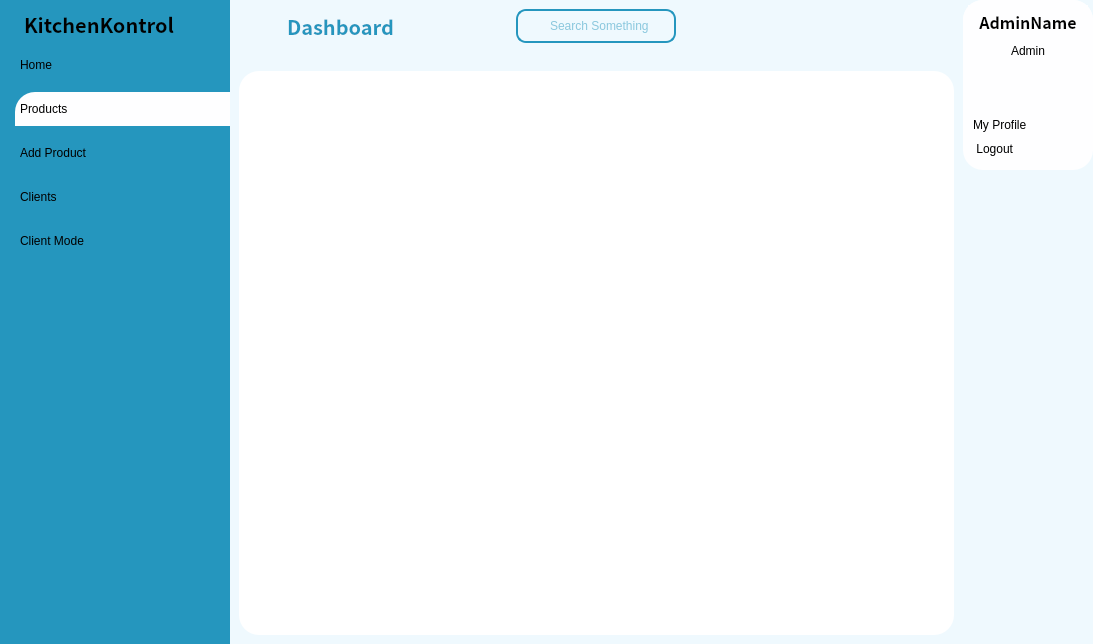
<?xml version="1.0" encoding="UTF-8"?>
<ui version="4.0">
 <class>MainWindow</class>
 <widget class="QMainWindow" name="MainWindow">
  <property name="geometry">
   <rect>
    <x>0</x>
    <y>0</y>
    <width>1093</width>
    <height>644</height>
   </rect>
  </property>
  <property name="sizePolicy">
   <sizepolicy hsizetype="Preferred" vsizetype="Preferred">
    <horstretch>0</horstretch>
    <verstretch>0</verstretch>
   </sizepolicy>
  </property>
  <property name="windowTitle">
   <string>MainWindow</string>
  </property>
  <property name="styleSheet">
   <string notr="true">*{
	color: #000;
	border: none;
}
#centralwidget{
	background-color: #eff9fe;

}
 #frame_11{
	background-color: #2596be;
}
QLineEdit{
	background: transparent;
	color: #2596be;
}
#searchFrame{
	border-radius: 10px;
	border: 2px solid #2596be;
}
#appHeader{
	color: #2596be;
}
#card1, #card2, #card3, #card4 {
	background-color: #fefeff;
	border-radius: 20px;
}
#pushButton, #pushButton_2{
	background-color: #2596be;
	color: #fff;
	border-radius: 10px;
}
#widget_4, #widget_5, #profileCont, #frame_15{
	background-color: #fefeff;
	border-radius: 20px;
}
#headerFrame{
	background-color: #fefeff;
}
#pushButton_3{
	background-color: #fefeff;
	padding: 10px 5px;
	text-align: left;
	border-top-left-radius: 20px ;
}
QPushButton{
	padding: 10px 5px;
	text-align: left;
}</string>
  </property>
  <widget class="QWidget" name="centralwidget">
   <layout class="QHBoxLayout" name="horizontalLayout">
    <property name="spacing">
     <number>0</number>
    </property>
    <property name="leftMargin">
     <number>0</number>
    </property>
    <property name="topMargin">
     <number>0</number>
    </property>
    <property name="rightMargin">
     <number>0</number>
    </property>
    <property name="bottomMargin">
     <number>0</number>
    </property>
    <item>
     <widget class="QCustomSlideMenu" name="leftMenu" native="true">
      <property name="minimumSize">
       <size>
        <width>230</width>
        <height>0</height>
       </size>
      </property>
      <property name="maximumSize">
       <size>
        <width>230</width>
        <height>16777215</height>
       </size>
      </property>
      <property name="styleSheet">
       <string notr="true">background-color: rgb(37, 150, 190);
border: none;</string>
      </property>
      <layout class="QVBoxLayout" name="verticalLayout_11">
       <property name="spacing">
        <number>0</number>
       </property>
       <property name="leftMargin">
        <number>15</number>
       </property>
       <property name="topMargin">
        <number>0</number>
       </property>
       <property name="rightMargin">
        <number>0</number>
       </property>
       <property name="bottomMargin">
        <number>0</number>
       </property>
       <item>
        <widget class="QFrame" name="frame_9">
         <property name="minimumSize">
          <size>
           <width>0</width>
           <height>0</height>
          </size>
         </property>
         <property name="frameShape">
          <enum>QFrame::StyledPanel</enum>
         </property>
         <property name="frameShadow">
          <enum>QFrame::Raised</enum>
         </property>
         <layout class="QVBoxLayout" name="verticalLayout_12">
          <property name="spacing">
           <number>0</number>
          </property>
          <property name="leftMargin">
           <number>0</number>
          </property>
          <property name="topMargin">
           <number>0</number>
          </property>
          <property name="rightMargin">
           <number>0</number>
          </property>
          <property name="bottomMargin">
           <number>0</number>
          </property>
          <item>
           <widget class="QFrame" name="frame_10">
            <property name="frameShape">
             <enum>QFrame::StyledPanel</enum>
            </property>
            <property name="frameShadow">
             <enum>QFrame::Raised</enum>
            </property>
            <layout class="QVBoxLayout" name="verticalLayout_13">
             <item>
              <widget class="QLabel" name="label_17">
               <property name="font">
                <font>
                 <family>Noto Sans CJK HK</family>
                 <pointsize>15</pointsize>
                 <weight>75</weight>
                 <bold>true</bold>
                </font>
               </property>
               <property name="text">
                <string>KitchenKontrol</string>
               </property>
              </widget>
             </item>
            </layout>
           </widget>
          </item>
          <item>
           <widget class="QFrame" name="frame_11">
            <property name="sizePolicy">
             <sizepolicy hsizetype="Preferred" vsizetype="Expanding">
              <horstretch>0</horstretch>
              <verstretch>0</verstretch>
             </sizepolicy>
            </property>
            <property name="frameShape">
             <enum>QFrame::StyledPanel</enum>
            </property>
            <property name="frameShadow">
             <enum>QFrame::Raised</enum>
            </property>
            <layout class="QVBoxLayout" name="verticalLayout_16">
             <property name="spacing">
              <number>0</number>
             </property>
             <property name="leftMargin">
              <number>0</number>
             </property>
             <property name="topMargin">
              <number>0</number>
             </property>
             <property name="rightMargin">
              <number>0</number>
             </property>
             <property name="bottomMargin">
              <number>0</number>
             </property>
             <item alignment="Qt::AlignTop">
              <widget class="QFrame" name="frame_12">
               <property name="frameShape">
                <enum>QFrame::StyledPanel</enum>
               </property>
               <property name="frameShadow">
                <enum>QFrame::Raised</enum>
               </property>
               <layout class="QVBoxLayout" name="verticalLayout_15">
                <property name="spacing">
                 <number>10</number>
                </property>
                <property name="leftMargin">
                 <number>0</number>
                </property>
                <property name="topMargin">
                 <number>0</number>
                </property>
                <property name="rightMargin">
                 <number>0</number>
                </property>
                <property name="bottomMargin">
                 <number>0</number>
                </property>
                <item>
                 <widget class="QPushButton" name="home_bttn">
                  <property name="styleSheet">
                   <string notr="true">padding: 10px 5px;

text-align:left;</string>
                  </property>
                  <property name="text">
                   <string>Home</string>
                  </property>
                  <property name="icon">
                   <iconset resource="res.qrc">
                    <normaloff>:/whiteIcons/resources/icons_white/home.svg</normaloff>:/whiteIcons/resources/icons_white/home.svg</iconset>
                  </property>
                  <property name="iconSize">
                   <size>
                    <width>24</width>
                    <height>24</height>
                   </size>
                  </property>
                 </widget>
                </item>
                <item>
                 <widget class="QPushButton" name="Products_bttn">
                  <property name="styleSheet">
                   <string notr="true">padding: 10px 5px;
background-color: #fefeff;
text-align:left;
border-top-left-radius:20px;</string>
                  </property>
                  <property name="text">
                   <string>Products</string>
                  </property>
                  <property name="icon">
                   <iconset resource="res.qrc">
                    <normaloff>:/blueIcons/resources/icons_blue/bar-chart.svg</normaloff>:/blueIcons/resources/icons_blue/bar-chart.svg</iconset>
                  </property>
                  <property name="iconSize">
                   <size>
                    <width>24</width>
                    <height>24</height>
                   </size>
                  </property>
                 </widget>
                </item>
                <item>
                 <widget class="QPushButton" name="NewProduct_bttn">
                  <property name="styleSheet">
                   <string notr="true">padding: 10px 5px;

text-align:left;</string>
                  </property>
                  <property name="text">
                   <string>Add Product</string>
                  </property>
                  <property name="icon">
                   <iconset resource="res.qrc">
                    <normaloff>:/whiteIcons/resources/icons_white/plus.svg</normaloff>:/whiteIcons/resources/icons_white/plus.svg</iconset>
                  </property>
                  <property name="iconSize">
                   <size>
                    <width>24</width>
                    <height>24</height>
                   </size>
                  </property>
                 </widget>
                </item>
                <item>
                 <widget class="QPushButton" name="Clients_bttn">
                  <property name="styleSheet">
                   <string notr="true">padding: 10px 5px;

text-align:left;</string>
                  </property>
                  <property name="text">
                   <string>Clients</string>
                  </property>
                  <property name="icon">
                   <iconset resource="res.qrc">
                    <normaloff>:/whiteIcons/resources/icons_white/user.svg</normaloff>:/whiteIcons/resources/icons_white/user.svg</iconset>
                  </property>
                  <property name="iconSize">
                   <size>
                    <width>24</width>
                    <height>24</height>
                   </size>
                  </property>
                 </widget>
                </item>
                <item>
                 <widget class="QPushButton" name="ClientMode_bttn">
                  <property name="styleSheet">
                   <string notr="true">padding: 10px 5px;

text-align:left;</string>
                  </property>
                  <property name="text">
                   <string>Client Mode</string>
                  </property>
                  <property name="icon">
                   <iconset resource="res.qrc">
                    <normaloff>:/whiteIcons/resources/icons_white/power.svg</normaloff>:/whiteIcons/resources/icons_white/power.svg</iconset>
                  </property>
                 </widget>
                </item>
               </layout>
              </widget>
             </item>
            </layout>
           </widget>
          </item>
         </layout>
        </widget>
       </item>
      </layout>
     </widget>
    </item>
    <item>
     <widget class="QWidget" name="mainBody" native="true">
      <property name="styleSheet">
       <string notr="true">background-color: rgb(239, 249, 254);</string>
      </property>
      <layout class="QVBoxLayout" name="verticalLayout">
       <property name="spacing">
        <number>0</number>
       </property>
       <property name="leftMargin">
        <number>0</number>
       </property>
       <property name="topMargin">
        <number>0</number>
       </property>
       <property name="rightMargin">
        <number>0</number>
       </property>
       <property name="bottomMargin">
        <number>0</number>
       </property>
       <item alignment="Qt::AlignTop">
        <widget class="QWidget" name="headerFrame" native="true">
         <property name="styleSheet">
          <string notr="true"/>
         </property>
         <layout class="QHBoxLayout" name="horizontalLayout_2">
          <property name="spacing">
           <number>0</number>
          </property>
          <property name="leftMargin">
           <number>0</number>
          </property>
          <property name="topMargin">
           <number>0</number>
          </property>
          <property name="rightMargin">
           <number>0</number>
          </property>
          <property name="bottomMargin">
           <number>10</number>
          </property>
          <item alignment="Qt::AlignLeft">
           <widget class="QWidget" name="widget" native="true">
            <layout class="QHBoxLayout" name="horizontalLayout_3">
             <item>
              <widget class="QPushButton" name="menu_Button">
               <property name="styleSheet">
                <string notr="true">background-color: rgb(239, 249, 254);
border: none;
</string>
               </property>
               <property name="text">
                <string/>
               </property>
               <property name="icon">
                <iconset resource="res.qrc">
                 <normaloff>:/blueIcons/resources/icons_blue/menu.svg</normaloff>:/blueIcons/resources/icons_blue/menu.svg</iconset>
               </property>
               <property name="iconSize">
                <size>
                 <width>24</width>
                 <height>24</height>
                </size>
               </property>
              </widget>
             </item>
             <item>
              <widget class="QLabel" name="label">
               <property name="font">
                <font>
                 <family>Noto Sans CJK HK</family>
                 <pointsize>15</pointsize>
                 <weight>75</weight>
                 <bold>true</bold>
                </font>
               </property>
               <property name="styleSheet">
                <string notr="true">color: rgb(37, 150, 190);</string>
               </property>
               <property name="text">
                <string>Dashboard</string>
               </property>
              </widget>
             </item>
            </layout>
           </widget>
          </item>
          <item alignment="Qt::AlignHCenter">
           <widget class="QWidget" name="widget_3" native="true">
            <layout class="QHBoxLayout" name="horizontalLayout_4">
             <item alignment="Qt::AlignTop">
              <widget class="QFrame" name="search_frame">
               <property name="minimumSize">
                <size>
                 <width>160</width>
                 <height>0</height>
                </size>
               </property>
               <property name="styleSheet">
                <string notr="true">border-radius: 10px;
border: 2px solid rgb(37, 150, 190);</string>
               </property>
               <property name="frameShape">
                <enum>QFrame::StyledPanel</enum>
               </property>
               <property name="frameShadow">
                <enum>QFrame::Raised</enum>
               </property>
               <layout class="QHBoxLayout" name="horizontalLayout_6">
                <property name="spacing">
                 <number>0</number>
                </property>
                <property name="leftMargin">
                 <number>0</number>
                </property>
                <property name="topMargin">
                 <number>0</number>
                </property>
                <property name="rightMargin">
                 <number>0</number>
                </property>
                <property name="bottomMargin">
                 <number>0</number>
                </property>
                <item>
                 <widget class="QLabel" name="label_2">
                  <property name="minimumSize">
                   <size>
                    <width>30</width>
                    <height>30</height>
                   </size>
                  </property>
                  <property name="maximumSize">
                   <size>
                    <width>30</width>
                    <height>30</height>
                   </size>
                  </property>
                  <property name="styleSheet">
                   <string notr="true">border: transparent;</string>
                  </property>
                  <property name="text">
                   <string/>
                  </property>
                  <property name="pixmap">
                   <pixmap resource="res.qrc">:/blueIcons/resources/icons_blue/search.svg</pixmap>
                  </property>
                  <property name="scaledContents">
                   <bool>true</bool>
                  </property>
                 </widget>
                </item>
                <item>
                 <widget class="QLineEdit" name="lineEdit">
                  <property name="styleSheet">
                   <string notr="true">background: transparent;
border: transparent;</string>
                  </property>
                  <property name="placeholderText">
                   <string>Search Something</string>
                  </property>
                 </widget>
                </item>
               </layout>
              </widget>
             </item>
            </layout>
           </widget>
          </item>
          <item alignment="Qt::AlignRight">
           <widget class="QWidget" name="widget_5" native="true">
            <layout class="QHBoxLayout" name="horizontalLayout_5">
             <property name="spacing">
              <number>0</number>
             </property>
             <property name="leftMargin">
              <number>0</number>
             </property>
             <property name="topMargin">
              <number>0</number>
             </property>
             <property name="rightMargin">
              <number>0</number>
             </property>
             <property name="bottomMargin">
              <number>0</number>
             </property>
             <item>
              <widget class="QPushButton" name="account_Button">
               <property name="styleSheet">
                <string notr="true">border: none;</string>
               </property>
               <property name="text">
                <string/>
               </property>
               <property name="icon">
                <iconset resource="res.qrc">
                 <normaloff>:/blueIcons/resources/icons_blue/user.svg</normaloff>:/blueIcons/resources/icons_blue/user.svg</iconset>
               </property>
               <property name="iconSize">
                <size>
                 <width>32</width>
                 <height>32</height>
                </size>
               </property>
              </widget>
             </item>
            </layout>
           </widget>
          </item>
         </layout>
        </widget>
       </item>
       <item>
        <widget class="QWidget" name="widget_4" native="true">
         <property name="sizePolicy">
          <sizepolicy hsizetype="Preferred" vsizetype="Expanding">
           <horstretch>0</horstretch>
           <verstretch>0</verstretch>
          </sizepolicy>
         </property>
         <layout class="QHBoxLayout" name="horizontalLayout_12">
          <item>
           <widget class="QWidget" name="widget_6" native="true">
            <property name="styleSheet">
             <string notr="true">background-color: white;
border-radius:20px</string>
            </property>
            <layout class="QVBoxLayout" name="verticalLayout_9">
             <item>
              <widget class="QFrame" name="frame_6">
               <property name="sizePolicy">
                <sizepolicy hsizetype="Preferred" vsizetype="Expanding">
                 <horstretch>0</horstretch>
                 <verstretch>0</verstretch>
                </sizepolicy>
               </property>
               <property name="frameShape">
                <enum>QFrame::StyledPanel</enum>
               </property>
               <property name="frameShadow">
                <enum>QFrame::Raised</enum>
               </property>
               <layout class="QVBoxLayout" name="verticalLayout_2">
                <property name="leftMargin">
                 <number>0</number>
                </property>
                <property name="topMargin">
                 <number>0</number>
                </property>
                <property name="rightMargin">
                 <number>0</number>
                </property>
                <property name="bottomMargin">
                 <number>0</number>
                </property>
               </layout>
              </widget>
             </item>
            </layout>
           </widget>
          </item>
         </layout>
        </widget>
       </item>
      </layout>
     </widget>
    </item>
    <item alignment="Qt::AlignTop">
     <widget class="QCustomSlideMenu" name="profileCont" native="true">
      <property name="minimumSize">
       <size>
        <width>130</width>
        <height>170</height>
       </size>
      </property>
      <property name="maximumSize">
       <size>
        <width>130</width>
        <height>170</height>
       </size>
      </property>
      <layout class="QVBoxLayout" name="verticalLayout_17">
       <property name="spacing">
        <number>0</number>
       </property>
       <property name="leftMargin">
        <number>0</number>
       </property>
       <property name="topMargin">
        <number>0</number>
       </property>
       <property name="rightMargin">
        <number>0</number>
       </property>
       <property name="bottomMargin">
        <number>0</number>
       </property>
       <item alignment="Qt::AlignTop">
        <widget class="QFrame" name="frame_13">
         <property name="minimumSize">
          <size>
           <width>0</width>
           <height>0</height>
          </size>
         </property>
         <property name="styleSheet">
          <string notr="true">border-radius: 20px;
background-color:#fefeff;
padding: 5px 5px;</string>
         </property>
         <property name="frameShape">
          <enum>QFrame::StyledPanel</enum>
         </property>
         <property name="frameShadow">
          <enum>QFrame::Raised</enum>
         </property>
         <layout class="QVBoxLayout" name="verticalLayout_18">
          <property name="spacing">
           <number>0</number>
          </property>
          <property name="leftMargin">
           <number>0</number>
          </property>
          <property name="topMargin">
           <number>0</number>
          </property>
          <property name="rightMargin">
           <number>0</number>
          </property>
          <property name="bottomMargin">
           <number>0</number>
          </property>
          <item alignment="Qt::AlignTop">
           <widget class="QLabel" name="label_20">
            <property name="minimumSize">
             <size>
              <width>0</width>
              <height>0</height>
             </size>
            </property>
            <property name="font">
             <font>
              <family>Noto Sans CJK HK</family>
              <pointsize>12</pointsize>
              <weight>75</weight>
              <bold>true</bold>
             </font>
            </property>
            <property name="text">
             <string>AdminName</string>
            </property>
            <property name="alignment">
             <set>Qt::AlignCenter</set>
            </property>
           </widget>
          </item>
          <item alignment="Qt::AlignTop">
           <widget class="QLabel" name="label_19">
            <property name="text">
             <string>Admin</string>
            </property>
            <property name="alignment">
             <set>Qt::AlignCenter</set>
            </property>
           </widget>
          </item>
          <item alignment="Qt::AlignHCenter">
           <widget class="QLabel" name="label_18">
            <property name="minimumSize">
             <size>
              <width>50</width>
              <height>50</height>
             </size>
            </property>
            <property name="maximumSize">
             <size>
              <width>50</width>
              <height>50</height>
             </size>
            </property>
            <property name="autoFillBackground">
             <bool>false</bool>
            </property>
            <property name="text">
             <string/>
            </property>
            <property name="pixmap">
             <pixmap resource="res.qrc">:/images/resources/logo_negro.png</pixmap>
            </property>
            <property name="scaledContents">
             <bool>true</bool>
            </property>
            <property name="alignment">
             <set>Qt::AlignLeading|Qt::AlignLeft|Qt::AlignVCenter</set>
            </property>
           </widget>
          </item>
          <item>
           <widget class="QPushButton" name="Profile_bttn">
            <property name="text">
             <string>My Profile</string>
            </property>
            <property name="icon">
             <iconset resource="res.qrc">
              <normaloff>:/blueIcons/resources/icons_blue/pen-tool.svg</normaloff>:/blueIcons/resources/icons_blue/pen-tool.svg</iconset>
            </property>
           </widget>
          </item>
          <item>
           <widget class="QPushButton" name="pushButton_logout">
            <property name="text">
             <string> Logout</string>
            </property>
            <property name="icon">
             <iconset resource="res.qrc">
              <normaloff>:/blueIcons/resources/icons_blue/power.svg</normaloff>:/blueIcons/resources/icons_blue/power.svg</iconset>
            </property>
           </widget>
          </item>
         </layout>
        </widget>
       </item>
      </layout>
     </widget>
    </item>
   </layout>
  </widget>
 </widget>
 <customwidgets>
  <customwidget>
   <class>QCustomSlideMenu</class>
   <extends>QWidget</extends>
   <header location="global">Custom_Widgets.Widgets.h</header>
   <container>1</container>
  </customwidget>
 </customwidgets>
 <resources>
  <include location="res.qrc"/>
 </resources>
 <connections/>
</ui>
